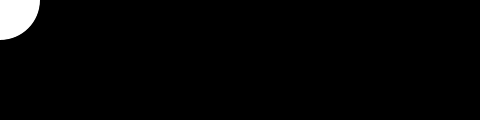
Frame 1 (no input)
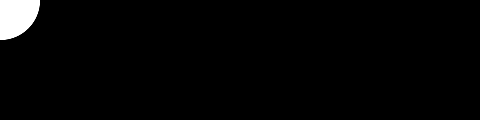
Frame 60 (the mouse pressed at the canvas centre just before this capture)
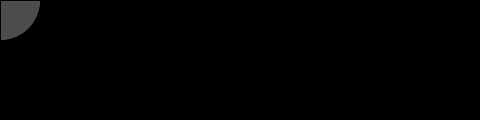
Frame 120 (the mouse held since frame 60 and released just before this capture)

The Processing sketch that drew these frames (run headless with seeded random() and noise(); from frame 60 on, the mouse is pressed at the canvas centre):

// Processing sketch: processing_113178
// ── processing_113178.pde

// variables & translucency
// trying out effects of background fading
// schien@mail.ncku.edu.tw


void setup() { 
  size(480, 120);
  strokeWeight(0.5);
  background(0);
}

void draw() { 
  if (mousePressed) {
    // if mouse pressed... fading
    fill(0, 5);
    rect(0, 0, width, height);
  } 
  else {
    fill(255);
  }
  ellipse(mouseX, mouseY, 80, 80);
}
